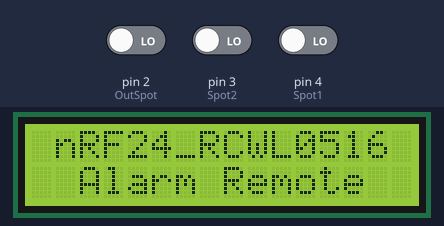
Bench run of a sketch on a simulated Arduino Uno, built with avr-gcc and run on an emulated ATmega328P. Parts: 16×2 character LCD. The inputs (shaded band) are chosen by the test bench; at power-on: pin 3 (Spot2) LOW, pin 2 (OutSpot) LOW, pin 4 (Spot1) LOW. No radio packets arrive unless stated; what the sketch prints to the serial monitor is not drawn.

Above: at 0.1 s.
At 3.2 s:
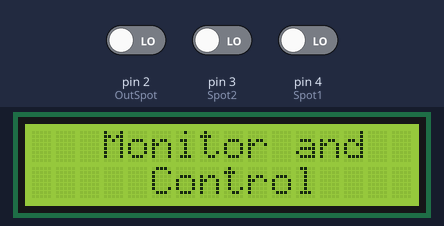
At 6.3 s:
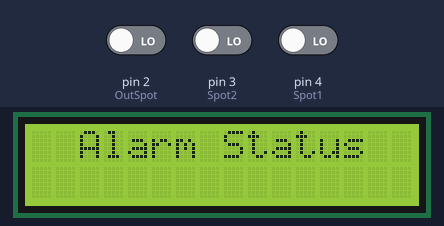
6.4 s: pin 3 (Spot2) driven HIGH
9.3 s: pin 2 (OutSpot) driven HIGH
11.2 s: pin 3 (Spot2) driven LOW
14.2 s: pin 4 (Spot1) driven HIGH
16.1 s: pin 4 (Spot1) driven LOW
Timing chart, 0 to 18.6 s (numbered marks = the images above; inputs shaded):
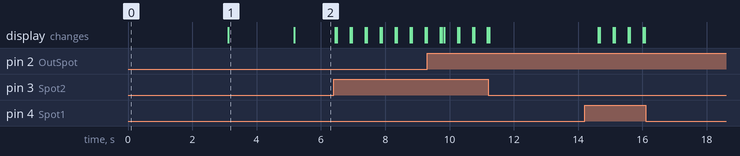

The sketch:

Remote_Unit_C3.ino
```cpp
#include <SPI.h>
#include <RF24.h>
#include <Wire.h>
#include <nRF24L01.h>
#include <LiquidCrystal_I2C.h>
LiquidCrystal_I2C lcd = LiquidCrystal_I2C(0x27, 16, 2);
RF24 radio(7, 8);

const byte addresses[][6] = {"00111", "01100"};
char next[32]="";
int Node =0;
int Spot1 = 4;
int Spot2 = 3;
int OutSpot = 2;
int Lite1;
int Lite2;
int LitesOUT=0;
int GoButton=0;
int wude=0;
int Loop1=0;
int Loop2=0;
int Loop3=0;
int Standbhaai=0;
const char Diagnopass[32]="DIAGnosis";
const char StanBypass[32]="Standby_Mode";
const char Almstatpass[32]="System_Online";

void WatSeJy(){
Standbhaai ++;
LitesOUT=1;
}

void setup(){
attachInterrupt(digitalPinToInterrupt(OutSpot),WatSeJy,CHANGE);
Serial.begin(9600);
Wire.begin();
lcd.begin();
lcd.backlight();
lcd.setCursor(0, 0);
lcd.print(" nRF24_RCWL0516 ");
lcd.setCursor(0, 1);
lcd.print("  Alarm Remote  ");
delay(3000);
lcd.clear();
memset(next,0,sizeof(next));
radio.begin();
radio.openWritingPipe(addresses[0]);
radio.openReadingPipe(0, addresses[1]);
radio.setChannel(100);
radio.setDataRate(RF24_250KBPS);
radio.setPALevel(RF24_PA_MAX);
pinMode(Spot1,INPUT);
pinMode(Spot2,INPUT);
pinMode(OutSpot,INPUT);
lcd.setCursor(3, 0);
lcd.print("Monitor and");
lcd.setCursor(5, 1);
lcd.print("Control");
delay(2000);
lcd.clear();
wude=0;
lcd.backlight();
lcd.setCursor(0, 0);
lcd.print("Triggered Alarms");
lcd.setCursor(1, 1);
lcd.print("    ONLY        ");
 }

void loop(){
  Active();
  Button();
if(Standbhaai>=50){
radio.stopListening();
const char talkies[32] = "Stop_everything";
radio.write(&talkies,sizeof(talkies));
delay(330);
Serial.println(talkies);
Standbhaai=0;
Serial.println("Standby activated");
}}

void Stendby(){
lcd.backlight();
lcd.clear();
lcd.setCursor(0, 0);
lcd.print("Standby Mode");
lcd.setCursor(1, 1);
lcd.print("(Active in 30s)");
for(int ty=30;ty>=0;ty--){
  delay(1000);
lcd.setCursor(9, 1);
lcd.print(ty);}
lcd.setCursor(0, 0);
lcd.print("Standby Mode");
if(!(strncmp(next,"Alarm Reset",11))){
  Serial.println("Received clear command");
Standbhaai=-10;
Active();
}}

void Active(){
memset(next,0,sizeof(next));
lcd.clear();
lcd.backlight();
lcd.setCursor(0, 0);
lcd.print("  Alarm Status  ");
delay(5);
radio.startListening();
radio.read(&next,sizeof(next));
if(!(strncmp(next,Almstatpass,13))){
lcd.setCursor(0,1);
lcd.print("                ");}
else{
lcd.setCursor(0,1);
lcd.print(next);
Serial.println(next);
delay(400);
}
if(!(strncmp(next,StanBypass,12))){
  Stendby();
  Serial.println("Standby scope");
  delay(25);}
if(!(strncmp(next,Diagnopass,9))){
Loop1=1;
while(Loop1==1){
lcd.setCursor(0,0);
lcd.print("Sensor values   ");
if(!(strncmp(next,Diagnopass,9))){
  RefreshLoops();
lcd.setCursor(0,1);
lcd.print("                ");}
else {
lcd.setCursor(0,1);
lcd.print(next);
delay(100);
Serial.println(next);
RefreshLoops();
}}
}}

void Button(){
Lite1 = digitalRead(Spot1);
Lite2  = digitalRead(Spot2);
if(Lite1==HIGH){
lcd.setCursor(0,1);
lcd.print("Spotlight 1 ON");
radio.stopListening();
const char words[] = "SpotA";
radio.write(&words,sizeof(words));
Standbhaai --;
Serial.println(Standbhaai);
delay(25);}
if(Lite2==HIGH){
lcd.setCursor(0,1);
lcd.print("Spotlight 2 ON");
radio.stopListening();
const char boodskap[] = "SpotB";
radio.write(&boodskap,sizeof(boodskap));
Standbhaai --;
Serial.println(Standbhaai);
delay(25);}
if(LitesOUT==1){
lcd.clear();
lcd.setCursor(0,1);
lcd.print("Lites OFF");
lcd.clear();
lcd.backlight();
lcd.setCursor(0, 0);
Serial.println(Standbhaai);
lcd.print("  Active Alarm  ");
radio.stopListening();
const char praat[] = "OFF";
radio.write(&praat,sizeof(praat));
delay(44);
LitesOUT=0;
}}

void RefreshLoops(){
radio.startListening();
radio.read(&next,sizeof(next));
if(!(strncmp(next,"DIAGnosis",9))){
Loop1=1;
Loop2=0;
Loop3=0;
Serial.println(next);}
if(!(strncmp(next,"System_Reset",12))){
Loop1=0;
Loop2=1;
Loop3=0;
Serial.println(next);}
if(!(strncmp(next,"System_Online",13))){
Loop1=0;
Loop2=0;
Loop3=1;
Serial.println(next);
}}
```

Measured:
- after the input at 16.1 s, every drawn part: stays the same
- what the display in image 1 shows lasts 2.1 s, from 3.1 s to 5.2 s
